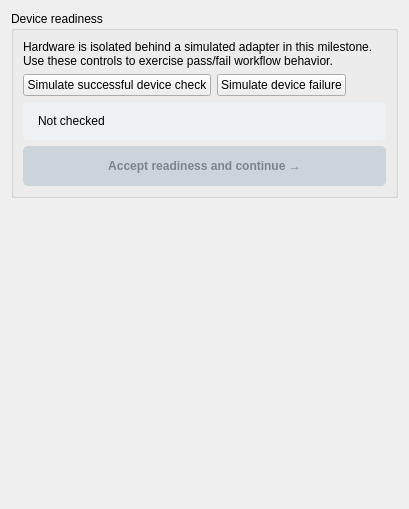
                      <widget class="QWidget" name="systemPage">
                        <layout class="QVBoxLayout" name="systemPageLayout">
                          <item>
                            <widget class="QGroupBox" name="deviceGroup">
                              <property name="title">
                                <string>Device readiness</string>
                              </property>
                              <layout class="QVBoxLayout" name="deviceLayout">
                                <item>
                                  <widget class="QLabel" name="deviceDescription">
                                    <property name="text">
                                      <string>Hardware is isolated behind a simulated adapter in this milestone. Use these controls to exercise pass/fail workflow behavior.</string>
                                    </property>
                                    <property name="wordWrap">
                                      <bool>true</bool>
                                    </property>
                                  </widget>
                                </item>
                                <item>
                                  <layout class="QHBoxLayout" name="deviceButtons">
                                    <item>
                                      <widget class="QPushButton" name="simulatePassButton">
                                        <property name="text">
                                          <string>Simulate successful device check</string>
                                        </property>
                                      </widget>
                                    </item>
                                    <item>
                                      <widget class="QPushButton" name="simulateFailButton">
                                        <property name="text">
                                          <string>Simulate device failure</string>
                                        </property>
                                      </widget>
                                    </item>
                                    <item>
                                      <spacer name="deviceButtonSpacer">
                                        <property name="orientation">
                                          <enum>Qt::Horizontal</enum>
                                        </property>
                                        <property name="sizeHint">
                                          <size>
                                            <width>40</width>
                                            <height>20</height>
                                          </size>
                                        </property>
                                      </spacer>
                                    </item>
                                  </layout>
                                </item>
                                <item>
                                  <widget class="QLabel" name="deviceResult">
                                    <property name="visible">
                                      <bool>false</bool>
                                    </property>
                                    <property name="text">
                                      <string>Not checked</string>
                                    </property>
                                    <property name="styleSheet">
                                      <string>padding: 12px; background: #eef2f4; border-radius: 5px;</string>
                                    </property>
                                  </widget>
                                </item>
                                <item>
                                  <widget class="QPushButton" name="acceptDeviceReadinessButton">
                                    <property name="text">
                                      <string>Accept readiness and continue →</string>
                                    </property>
                                    <property name="enabled">
                                      <bool>false</bool>
                                    </property>
                                    <property name="minimumSize">
                                      <size>
                                        <width>0</width>
                                        <height>40</height>
                                      </size>
                                    </property>
                                    <property name="styleSheet">
                                      <string>QPushButton { padding: 9px 16px; background: #176b87; color: white; border: 0; border-radius: 5px; font-weight: 600; outline: none; } QPushButton:focus { outline: none; border: 0; } QPushButton:disabled { background: #cbd4d8; color: #78868d; }</string>
                                    </property>
                                  </widget>
                                </item>
                              </layout>
                            </widget>
                          </item>
                          <item>
                            <spacer name="systemSpacer">
                              <property name="orientation">
                                <enum>Qt::Vertical</enum>
                              </property>
                              <property name="sizeHint">
                                <size>
                                  <width>20</width>
                                  <height>300</height>
                                </size>
                              </property>
                            </spacer>
                          </item>
                        </layout>
                      </widget>
